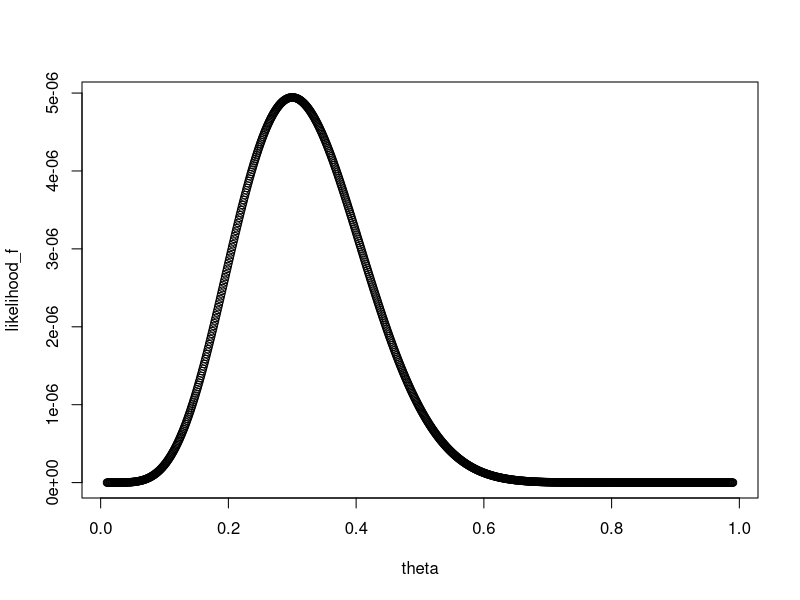

R code for this plot: (Note: this script raises an error after producing the figure.)
# GLM - simple example of maximum likelihood (ML) estimation using coin flip

theta <- seq(from=0.01, to = 0.99, by = 0.001)
theta

likelihood_f <- theta^6*(1-theta)^14 # 9 heads, 8 tails

dbinom(6, 20, prob=0.3)
dbinom(5, 20, prob=0.3) + dbinom(6, 20, prob=0.3) + dbinom(7, 20, prob=0.3)

plot(theta, likelihood_f)

which.max(likelihood_f)

theta[which.max(likelihood_f)] # 0.3

data.frame(theta = theta, log_likelihood = log(likelihood_f)) %>%
ggplot(aes(x = theta, y = log_likelihood)) +
  geom_line() +
  geom_vline(xintercept = 0.3, color = "red", linetype = "dashed") +
  labs(x = "theta", y = "log(likelihood_f)", title = "Log-Likelihood") +
  scale_x_continuous(breaks = seq(0, 1, by = 0.1)) + 
  theme_minimal() + 
  theme(plot.title = element_text(hjust = 0.5),
        axis.title.x = element_text(size = 14),
        axis.title.y = element_text(size = 14),
        axis.text.x = element_text(size = 12),
        axis.text.y = element_text(size = 12))

log_likelihood <- log(likelihood_f)

which.max(log_likelihood)

#---------
# Plot logit function

p <- seq(from=0.000001, to = 0.9999999099, by = 0.001)
p/(1-p) # odds
plot(p, log(p/(1-p)))
